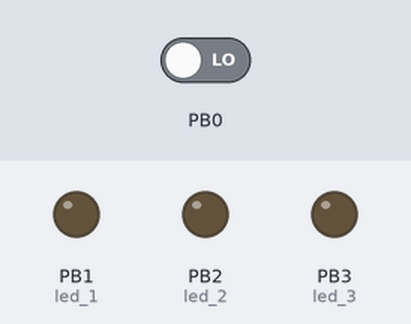
Bench run of a program on a simulated ATtiny85, built with avr-gcc and run on an emulated ATtiny85. On the bench: output pins drawn as LEDs (lit = HIGH). Inputs (shaded band) come from the test bench; at power-on: PB0 LOW. Pins used as bus, display or sensor lines are not drawn.

Above: at 1.2 s.
1.3 s: PB0 driven HIGH
At 2.6 s:
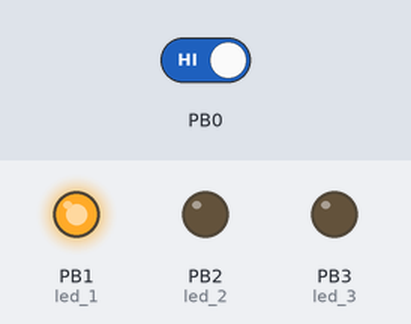
At 5.3 s:
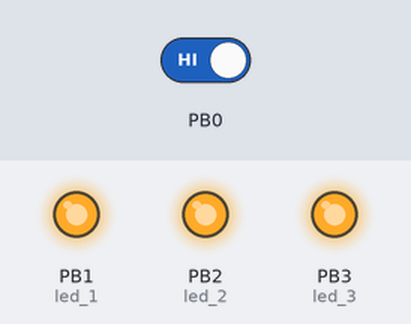
Timing chart, 0 to 6.8 s (numbered marks = the images above; inputs shaded):
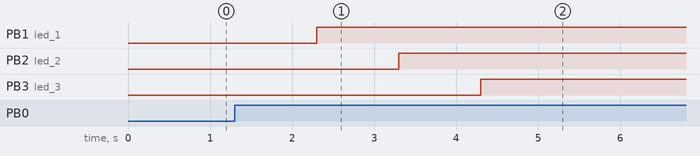

The program:

main.cpp
```cpp
/*
to do: when switch is held, light 1 light up after each second
then after 3 or so seconds close power switch

use transistor to short the circuit
*/

#include <Arduino.h>

const int led_1 = 1; //check these later
const int led_2 = 2;
const int led_3 = 3;

const int key_switch = 4;

const int power_switch = 5;

int start_time;
int time_elapsed;

// bool switch_released = false;
// int switch_prev_state = 0;

void setup(){
    pinMode(led_1, OUTPUT);
    pinMode(led_2, OUTPUT);
    pinMode(led_3, OUTPUT);

    pinMode(key_switch, INPUT);

    pinMode(power_switch, OUTPUT);

    digitalWrite(power_switch, LOW);
}

void loop(){

    if (digitalRead(key_switch == HIGH)){
        start_time = millis();

        while (digitalRead(key_switch == HIGH)){
            time_elapsed = millis() - start_time;
            if (time_elapsed >= 1000){
                digitalWrite(led_1, HIGH);
            }
            if (time_elapsed >= 2000){
                digitalWrite(led_2, HIGH);
            }
            if (time_elapsed >= 3000){
                digitalWrite(led_3, HIGH);
                delay(250);
                digitalWrite(power_switch, HIGH);
                delay(50);
                digitalWrite(power_switch, LOW);
            }
        }
    }
}
```

Measured:
- after the input at 1.3 s, PB1 (led_1): LOW → HIGH after 1.0 s; PB2 (led_2): LOW → HIGH after 2.0 s; PB3 (led_3): LOW → HIGH after 3.0 s
